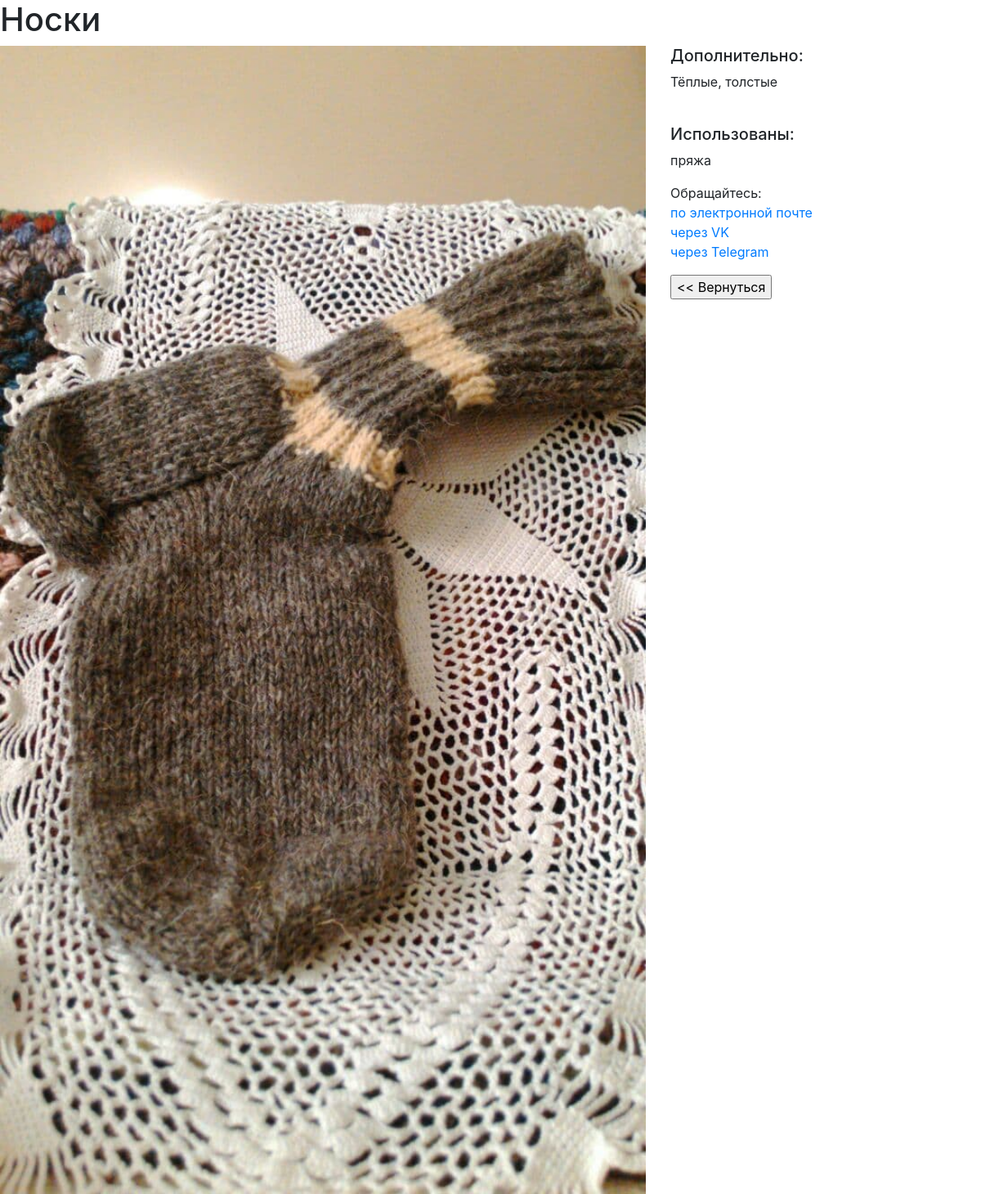
Screenshot of /cat/9/all/9/ with the database file from the repository.
### toys/models.py (models this page shows, shortened)
class Toy(models.Model):
    title = models.CharField(max_length=100)
    description = models.TextField()
    materials = models.ManyToManyField("Material", related_name="toys")
    image = models.FilePathField(path="toys/static/img")
    last_modified = models.DateTimeField(auto_now=True)
    cat = models.ForeignKey(Cat, on_delete = models.SET_NULL, blank=True, null=True)

class Material(models.Model):
    name = models.CharField(max_length=20)

### toys/views.py (the view)
# urls.py: path("cat/<int:n>/all/<int:pk>/", views.toy_detail, name="toy_detail"),
def toy_detail(request, n, pk):
    toy = Toy.objects.get(pk=pk)#line 14
    toy.image=toy.image[12:]
    materials=toy.materials.all()
    context = {
        'toy': toy, 'materials': materials
    }
    return render(request, 'toy_detail.html', context)

### toys/templates/toy_detail.html
{% extends "base.html" %}
{% load static %}
{% block page_content %}
<h1>{{ toy.title }}</h1>
<div class="row">
    <div class="col-md-8">
        <img src="{% static toy.image %}" alt="" width="100%">
    </div>
    <div class="col-md-4">
        <h5>Дополнительно:</h5>
        <p>{{ toy.description }}</p>
        <br>
        <h5>Использованы:</h5>
		{% for material in materials %}
			<p>{{ material.name }}</p>
			{% endfor %}
		<p>Обращайтесь:
		<br>
		<a href="mailto:sernikr@mail.ru">по электронной почте</a>
		<br>
		<a href="https://vk.com/id684507208">через VK</a>
		<br>
		<a href="https://t.me/Valentina_Vasilevna">через Telegram</a>
		</p>
		<input type="button" onclick="history.back();" value="<< Вернуться"/>
    </div>
</div>
{% endblock %}

### rows the page displays
Toy: title "Носки", description "Тёплые, толстые"
Material: name "пряжа"
